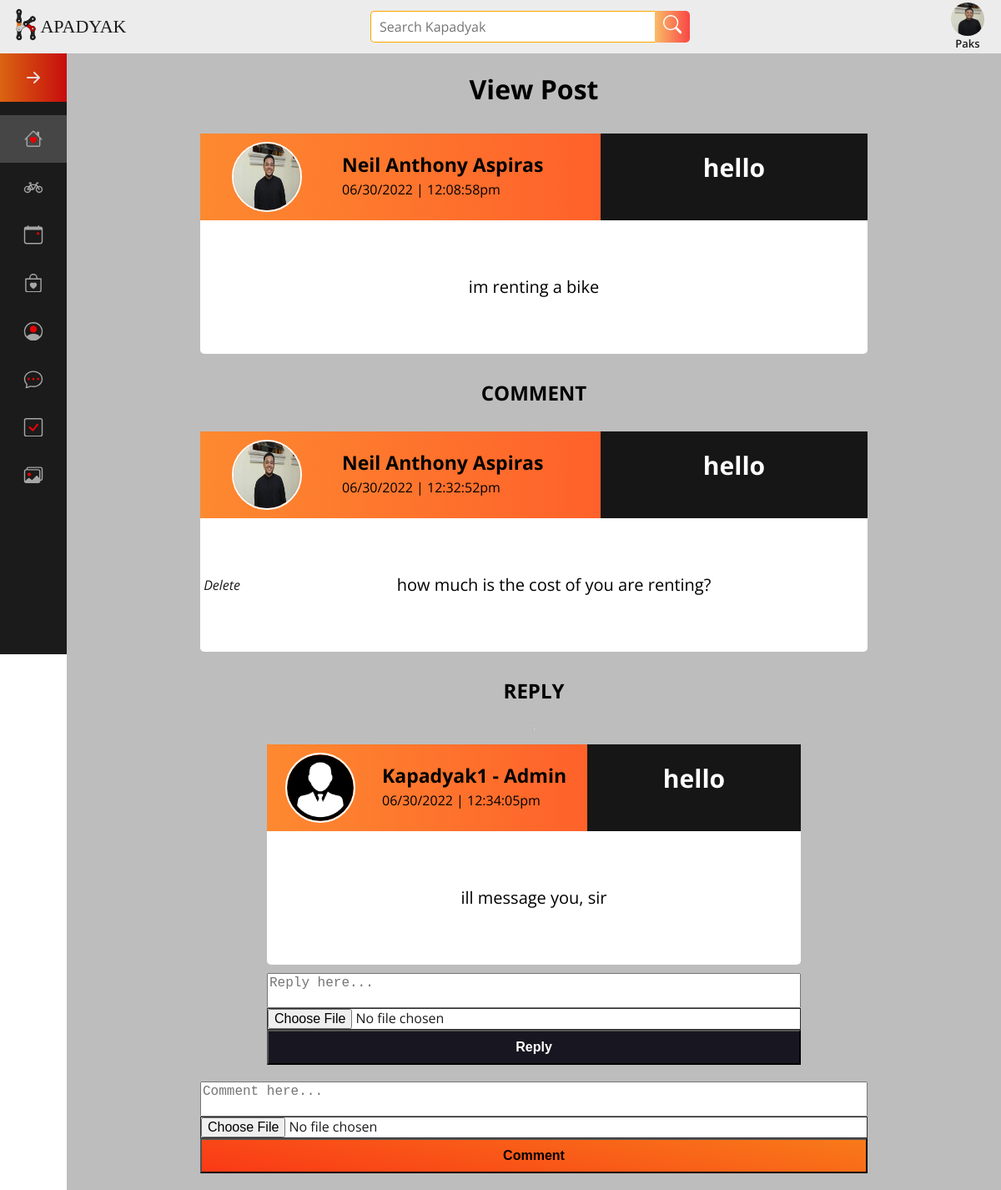
/members/comment.php?id=426 (signed in), run on the app's committed database.
### tables this page shows
CREATE TABLE `members` (
  `member_id` int(11) NOT NULL,
  `email_address` varchar(255) DEFAULT NULL,
  `email_status` int(11) DEFAULT NULL,
  `username` varchar(255) DEFAULT NULL,
  `password` varchar(255) DEFAULT NULL,
  `confirm_password` varchar(255) DEFAULT NULL,
  `first_name` varchar(255) DEFAULT NULL,
  `middle_name` varchar(255) DEFAULT NULL,
  `last_name` varchar(255) DEFAULT NULL,
  `dob` date DEFAULT NULL,
  `sex` enum('Male','Female') DEFAULT NULL,
  `contact_number` int(11) DEFAULT NULL,
  `address` varchar(255) DEFAULT NULL,
  `image` varchar(255) NOT NULL,
  `online_status` text NOT NULL,
  `topic_ctr` varchar(255) NOT NULL,
  `threads_ctr` varchar(255) NOT NULL,
  `replies_ctr` varchar(255) NOT NULL,
  `access` varchar(50) NOT NULL,
  `unique_id` int(255) NOT NULL,
  `status` varchar(255) NOT NULL,
  `theme` varchar(255) NOT NULL
);

CREATE TABLE `post` (
  `post_id` int(11) NOT NULL,
  `member_id` int(11) NOT NULL,
  `post_content` longtext NOT NULL,
  `date_posted` varchar(100) NOT NULL,
  `post_image` varchar(150) NOT NULL,
  `post_title` text NOT NULL,
  `topic` varchar(50) NOT NULL,
  `views` int(11) NOT NULL,
  `replies` int(11) NOT NULL,
  `threads` int(11) NOT NULL,
  `access` text NOT NULL
);

CREATE TABLE `comment` (
  `comment_id` int(11) NOT NULL,
  `comment_content` text NOT NULL,
  `post_id` int(11) NOT NULL,
  `date_commented` varchar(100) NOT NULL,
  `member_id` int(11) NOT NULL,
  `comment_image` varchar(150) NOT NULL,
  `access` text NOT NULL
);

CREATE TABLE `repz` (
  `reply_id` int(11) NOT NULL,
  `reply_content` text NOT NULL,
  `comment_id` int(11) NOT NULL,
  `date_replied` varchar(100) NOT NULL,
  `member_id` int(11) NOT NULL,
  `reply_image` varchar(150) NOT NULL,
  `access` text NOT NULL
);

CREATE TABLE `user` (
  `lname` text NOT NULL,
  `mname` text NOT NULL,
  `fname` text NOT NULL,
  `password` text NOT NULL,
  `username` text NOT NULL,
  `user_id` int(15) NOT NULL,
  `last_logtime` text NOT NULL,
  `status` text NOT NULL
);

### session.php (called while the page is built, shortened)
<?php
include("connect/connection.php");
$id = $_SESSION['id'];
$query=mysqli_query ($connect,"SELECT * FROM members WHERE member_id ='$id'");
$rowCount=mysqli_fetch_array($query);
$id2 = $rowCount['member_id'];
?>

### Members/comment.php (the view, shortened to what this page needs)
<?php
include('../dbcon.php');
include '../session.php';
?>
<?php $get_id=$_GET['id']; ?>
<!DOCTYPE html>
<html lang="en">
<head>
	<link rel="stylesheet" type="text/css" href="../style.css">
</head>
<body id="home">
<div class="index-container">
		<div class="index-sidenav">
			<?php include '../Includes/Sidebar.php'; ?>
		</div>
		<div class="index-header">
			<?php include '../Includes/Header.php'; ?>
		<div class="index-content">
        <div class="comment-content">
            <?php
            $post_query = $conn->query("select * from post where post_id='$get_id'");
            while($post_row = $post_query->fetch())
            {
            $ppppp=$post_row['post_id'];
            $mmmmm=$post_row['member_id'];
            $access=$post_row['access'];
            if($access=="Admin")
            {
            $pmem_query = $conn->query("select * from user where user_id='$mmmmm'");
            while($pmem_row = $pmem_query->fetch())
            {
            $pmimg="../images/logo_forum.png";
            $pmname=$pmem_row['fname']." ".$pmem_row['mname']." ".$pmem_row['lname']." - Admin";
            }
            }
            else
            {
            $pmem_query = $conn->query("select * from members where member_id='$mmmmm'");
            while($pmem_row = $pmem_query->fetch())
            {
            $pmimg=$pmem_row['image'];
            $pmname=$pmem_row['first_name']." ".$pmem_row['middle_name']." ".$pmem_row['last_name'];
            }
            }
            ?>
            <h1>View Post</h1>
            <div class="comment-container">
                <div class="comment-header">
                     <div class="comment-header-content">
                    <div class="comment-header-img"><img src="<?php echo $pmimg;?>" alt="..."/></div>
                        <div class="comment-header-text">
                            <div class="comment-header-name"><?php echo $pmname; ?></div>
                            <div class="comment-header-date"><?php echo $post_row['date_posted'];?></div>
                        </div>
                        <div class="comment-header-title">
                            <h1><?php echo $post_row['post_title']; ?></h1>
                        </div>
                    </div>
                </div>
               <div class="comment-body">
                    <?php
                   if($post_row['post_image']!=""){
                            ?>
                        <div class="comment-body-text">
                            <?php echo nl2br($post_row['post_content']); ?>
                        </div>
                    <?php }else{ ?>
                        <div class="comment-body-text">
                            <?php echo nl2br($post_row['post_content']); ?>
                        </div>
                    <?php } ?>
               </div>
            </div>
               <h2>COMMENT</h2>
                <?php
                $ccomment_query = $conn->query("select * from comment where post_id='$ppppp' order by comment_id ASC");
                while($ccomment_row = $ccomment_query->fetch())
                {
                $cm_id= $ccomment_row['member_id'];
                $cimg =$ccomment_row['comment_image'];
                $access =$ccomment_row['access'];
                $ccccc=$ccomment_row['comment_id'];
                if($access=="Admin")
                {
                    $cmem_query = $conn->query("select * from user where user_id='$cm_id'");
                    while($cmem_row = $cmem_query->fetch())
                    {
                    $cpics ="../Images/logo_forum.png";
                    $cmname =$cmem_row['fname']." ".$cmem_row['mname']." ".$cmem_row['lname']." - Admin";
                    }
                }
                else
                {
                    $cmem_query = $conn->query("select * from members where member_id='$cm_id'");
                    while($cmem_row = $cmem_query->fetch())
                    {
                    $cpics =$cmem_row['image'];
                    $cmname =$cmem_row['first_name']." ".$cmem_row['middle_name']." ".$cmem_row['last_name'];
                    }
                }
                ?>
            <div class="comment-container">
                <div class="comment-header">
                        <div class="comment-header-content">
                        <div class="comment-header-img"><img src="<?php echo $cpics; ?>" alt="..."/></div>
                            <div class="comment-header-text">
                                <div class="comment-header-name"><?php echo $cmname;?></div>
                                <div class="comment-header-date"><?php echo $ccomment_row['date_commented'];?></div>
                            </div>
                            <div class="comment-header-title">
                                <h1><?php echo $post_row['post_title']; ?></h1>
                            </div>
                        </div>
                </div>
               <div class="comment-body">
                    <?php
                    if($cm_id==$id2 and $access=="Member")
                    {
                    ?>
                    <td width="5"><a href="del_comment.php?comment_id=<?php echo $ccccc;?>&post_id=<?php echo $get_id; ?>"><i class="fa fa-trash-o">Delete</i></a></td>
                    <?php
                    }
                    else
                    {}
                    ?>
                    <?php if($cimg=="../comment_images/"){  ?>
                        <div class="comment-body-text">
                            <?php  echo nl2br($ccomment_row['comment_content']); ?>
                        </div>
                    <?php } ?>
               </div>
            </div>
        <h2>REPLY</h2>
        <hr />
        <?php	$repz_query = $conn->query("select * from repz where comment_id='$ccccc' order by reply_id ASC");
        while($repz_row = $repz_query->fetch())
        {
        $rm_id= $repz_row['member_id'];
        $rimg =$repz_row['reply_image'];
        $r_access =$repz_row['access'];
        if($r_access=="Admin")
        {
        $rmem_query = $conn->query("select * from user where user_id='$rm_id'");
        while($rmem_row = $rmem_query->fetch())
        {
        $rpics ="../images/logo_forum.png";
        $rmname =$rmem_row['fname']." ".$rmem_row['mname']." ".$rmem_row['lname']." - Admin";
        }
        }
        ?>
            <div class="comment-container comment-container-reply">
                <div class="comment-header">
                    <div class="comment-header-content">
                        <div class="comment-header-img"><img src="<?php echo $rpics; ?>" alt="..."/></div>
                            <div class="comment-header-text">
                                <div class="comment-header-name"><?php  echo $rmname;  ?></div>
                                <div class="comment-header-date"><?php echo $repz_row['date_replied'];?></div>
                            </div>
                        <div class="comment-header-title">
                            <h1><?php echo $post_row['post_title']; ?></h1>
                        </div>
                    </div>
                </div>
               <div class="comment-body">
                   <?php if($rimg=="../repz_images/"){ ?>
                        <div class="comment-body-text">
                            <?php  echo nl2br($repz_row['reply_content']); ?>
                        </div>
                    <?php } ?>
               </div>
            </div>
                        <?php
                        } ?>
                        <form method="post" enctype="multipart/form-data" class="comment-form-reply">
                            <div class="comment-body-inputs">
                                <textarea name="comment_content" class="form-control" rows="2" placeholder="Reply here..." required autofocus></textarea>
                            </div>
                            <div class="comment-body-buttons">
                                <input type="file" name="repz_image" class="comment-body-button-file" title="click to add image to your comment"/>
                            </div>
                                <button type="submit" name="reply" class="comment-body-button-button">Reply</button>
                        </form>
                        <?php } ?>
                <form method="post" enctype="multipart/form-data" class="comment-form-comment">
				<div class="comment-body-inputs">
                    <textarea name="comment_content" class="form-control" rows="2" placeholder="Comment here..." required autofocus></textarea>
                </div>
                <div class="comment-body-buttons">
                    <input type="file" name="image" class="comment-body-button-file" title="click to add image to your comment"/>
                </div>
                <button type="submit" name="comment" class="comment-body-button-button">Comment</button>
				<?php
                } ?>
            </div>
            </div>
</body>

### Includes/Header.php (shortened to what this page needs)
<!-- <?php
$session_Username = $_SESSION['SessionUsername'];
$session_memberID =  $_SESSION['id'];
?> -->
<?php
 $image_query = $conn->query("select * from members where member_id='$session_memberID'");
 while($image_row = $image_query->fetch())
 {
 if($image_row['image'] == ""){
    $memberImage = "../Images/default-profile.png";
} else{
    $memberImage=$image_row['image'];
}
 }
?>
<!DOCTYPE html>
<html lang="en">
<head>
    <link rel="stylesheet" href="../style.css">
</head>
<body>
    <header>
        <div class="header-logo" id="headerLogo">
            <a href="index.php"><img src="../Images/logo.png" >
                <span class="header-logo-text">APADYAK</span>
            </a>
        </div>
        <div class="header-search">
                <form action="search_result.php" method="post">
                <div class="search">
                <input type="text" name="search" class="searchTerm" placeholder="Search Kapadyak" oninput="searchSuggestionResults()" required>
                <button type="submit" class="searchButton">
                    <svg xmlns="http://www.w3.org/2000/svg" fill="currentColor" class="bi bi-search" viewBox="0 0 16 16">
                    <path d="M11.742 10.344a6.5 6.5 0 1 0-1.397 1.398h-.001c.03.04.062.078.098.115l3.85 3.85a1 1 0 0 0 1.415-1.414l-3.85-3.85a1.007 1.007 0 0 0-.115-.1zM12 6.5a5.5 5.5 0 1 1-11 0 5.5 5.5 0 0 1 11 0z"/>
                    </svg>
                </button>
                </form>
             </div>
        </div>
        <div class="header-links">
            <span class="profile-username" onclick="showMenu()">
              <img src=" <?php  echo $memberImage; ?>" class="img-square" >
                <span class="header-links-username"><?php echo "$session_Username";?></span>
            </span>
        </div>
</body>
</html>

### data on the page
members: image (picture)
post: member.image (picture), member.last_name "Neil Anthony Aspiras", date_posted "06/30/2022 | 12:08:58pm", post_title "hello", post_content "im renting a bike"
comment: member.image (picture), member.last_name "Neil Anthony Aspiras", date_commented "06/30/2022 | 12:32:52pm", post.post_title "hello", comment_content "how much is the cost of you are renting?"
repz: user.fname+mname+lname "Kapadyak1 - Admin", date_replied "06/30/2022 | 12:34:05pm", reply_content "ill message you, sir"

### other printed values
$session_Username "Paks"
